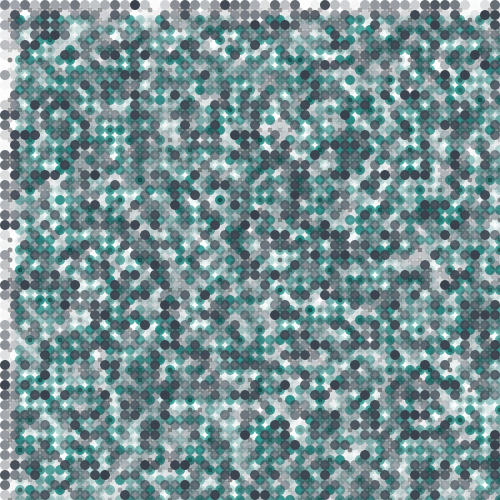
Frame 1 (no input)
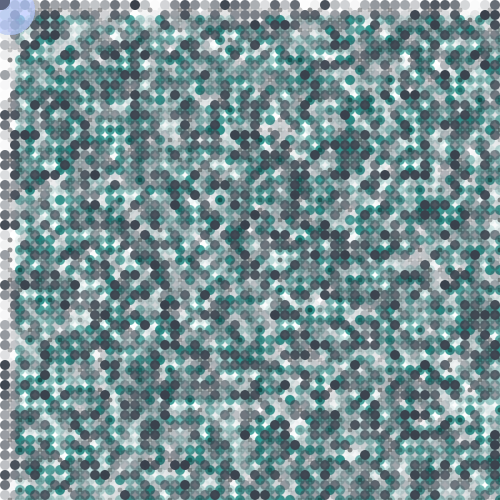
Frame 60 (the mouse pressed at the canvas centre just before this capture)
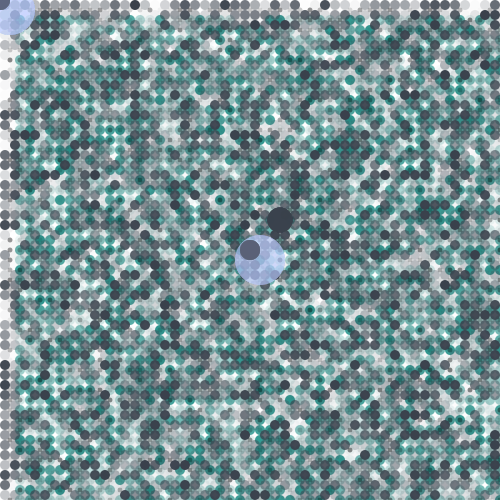
Frame 120 (the mouse held since frame 60 and released just before this capture)

The Processing sketch that drew these frames (run headless with seeded random() and noise(); from frame 60 on, the mouse is pressed at the canvas centre):

// Processing sketch: processing_31242
// ── processing_31242.pde

int patternSeperationX = 10;
int patternSeperationY = 10;

void setup(){
  size(500,500);
  background(255);
  
  for(int i = 0; i < width/patternSeperationX; i++){
  for(int j = 0; j < height/patternSeperationY; j++){
    pushMatrix();
    translate(i*patternSeperationX, j*patternSeperationY);
    yourFunction();
    popMatrix();
  }
}
}

void draw(){
  fill(76,85,101,random(50));
  noStroke();
  smooth();
  ellipse(mouseX,mouseY,20,20);
  
  fill(181,204,241,random(10));
  noStroke();
  smooth();
  ellipse(mouseX+10,mouseY+10,50,50);
  
  fill(57,64,75,random(50));
  noStroke();
  smooth();
  ellipse(mouseX+30,mouseY-30,25,25);
}

void yourFunction(){
  
  
  fill(57,64,75,random(255));
  noStroke();
  smooth();
  ellipse(5,5,10,10);
  
  fill(0,0,0,random(128));
  noStroke();
  smooth();
  ellipse(10,10,5,5);
  
  fill(45,152,144,random(255));
  noStroke();
  smooth();
  ellipse(20,20,10,10);
  
}
